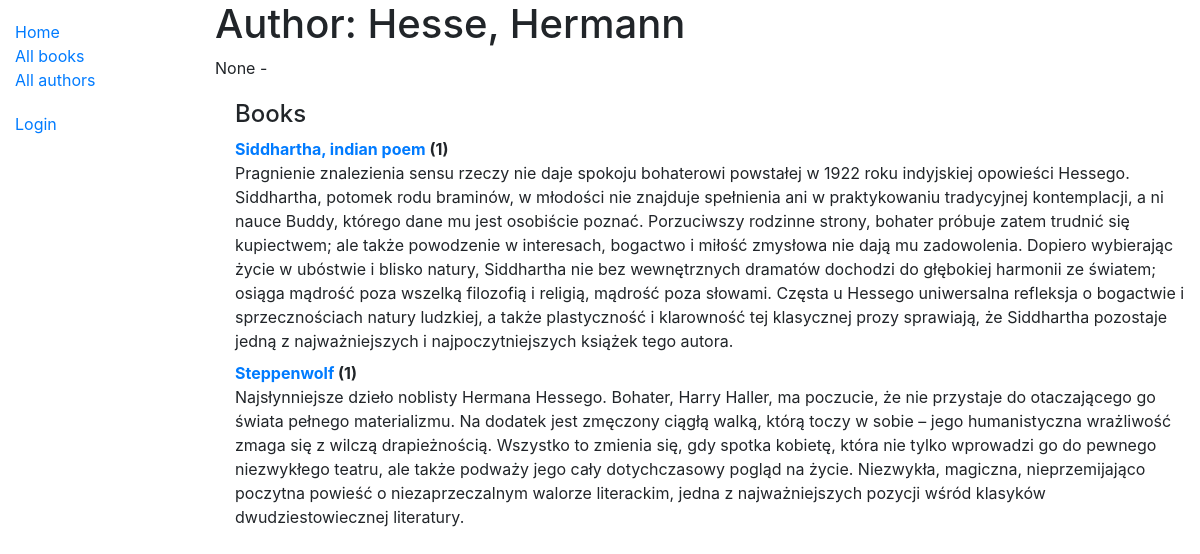
Page /catalog/author/5 on the committed database.
### catalog/models.py (models this page shows, shortened)
class Author(models.Model):
    first_name = models.CharField(max_length=100)
    last_name = models.CharField(max_length=100)
    date_of_birth = models.DateField(null=True, blank=True)
    date_of_death = models.DateField('Died', null=True, blank=True)
    class Meta:
        ordering = ['last_name', 'first_name']
    def __str__(self):
        return f'{self.last_name}, {self.first_name}'

class Book(models.Model):
    title = models.CharField(max_length=200)
    author = models.ForeignKey('Author', on_delete=models.SET_NULL, null=True)
    summary = models.TextField(max_length=1000, help_text='Enter a brief description of the book')
    isbn = models.CharField(
        'ISBN',
        max_length=13,
        unique=True,
        help_text='13 Character <a href="https://www.isbn-international.org/content/what-isbn">ISBN number</a>',
    )
    genre = models.ManyToManyField(Genre, help_text='Select a genre for this book')
    language = models.ForeignKey('Language', on_delete=models.SET_NULL, null=True)
    class Meta:
        ordering = ['title', 'author']
    def __str__(self):
        return self.title
    def display_genre(self):
        """Create a string for the Genre. This is required to display genre in Admin."""
        return ', '.join(genre.name for genre in self.genre.all()[:3])
    display_genre.short_description = 'Genre'

### catalog/views.py (the view)
# urls.py: re_path(r'^author/(?P<pk>\d+)$', views.AuthorDetailView.as_view(), name='author-detail'),
class AuthorDetailView(generic.DetailView):
    model = Author

### catalog/templates/catalog/author_detail.html
{% extends "base_generic.html" %}
{% block content %}
  <h1>Author: {{ author }}</h1>
  <p>{{author.date_of_birth}} - {% if author.date_of_death %}{{author.date_of_death}}{% endif %}</p>
  <div style="margin-left:20px;margin-top:20px">
    <h4>Books</h4>
    <dl>
    {% for book in author.book_set.all %}
        <dt><a href="{% url 'book-detail' book.pk %}">{{book}}</a> ({{book.bookinstance_set.all.count}})</dt>
        <dd>{{book.summary}}</dd>
    {% endfor %}
    </dl>
  </div>
{% endblock %}

### rows in the picture
Author: last_name+first_name "Hesse, Hermann", date_of_birth "None"
Book: title "Siddhartha, indian poem", bookinstance_set.all.count "1", summary "Pragnienie znalezienia sensu rzeczy nie daje spokoju bohaterowi powstałej w 1922 roku indyjskiej opowieści Hessego. Siddhartha, potomek rodu braminów, w młodości nie znajduje spełnienia ani w praktykowaniu tradycyjnej kontemplacji, a ni nauce Buddy, którego dane mu jest osobiście poznać. Porzuciwszy rodzinne strony, bohater próbuje zatem trudnić się kupiectwem; ale także powodzenie w interesach, bogactwo i miłość zmysłowa nie dają mu zadowolenia. Dopiero wybierając życie w ubóstwie i blisko natury, Siddhartha nie bez wewnętrznych dramatów dochodzi do głębokiej harmonii ze światem; osiąga mądrość poza wszelką filozofią i religią, mądrość poza słowami. Częsta u Hessego uniwersalna refleksja o…"
Book: title "Steppenwolf", bookinstance_set.all.count "1", summary "Najsłynniejsze dzieło noblisty Hermana Hessego. Bohater, Harry Haller, ma poczucie, że nie przystaje do otaczającego go świata pełnego materializmu. Na dodatek jest zmęczony ciągłą walką, którą toczy w sobie – jego humanistyczna wrażliwość zmaga się z wilczą drapieżnością. Wszystko to zmienia się, gdy spotka kobietę, która nie tylko wprowadzi go do pewnego niezwykłego teatru, ale także podważy jego cały dotychczasowy pogląd na życie. Niezwykła, magiczna, nieprzemijająco poczytna powieść o niezaprzeczalnym walorze literackim, jedna z najważniejszych pozycji wśród klasyków dwudziestowiecznej literatury."
